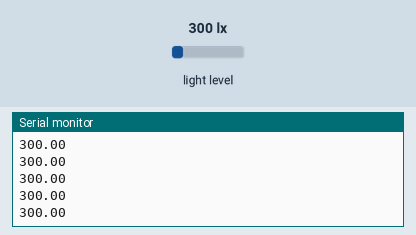
A sketch run on a simulated Arduino Uno, built with avr-gcc and run on an emulated ATmega328P. Shown: the last lines printed to the serial monitor. The test bench sets the inputs (shaded band); at power-on: light level 300 lx.

Above: at 1.2 s.
1.3 s: light level set to 40 lx
At 2.3 s:
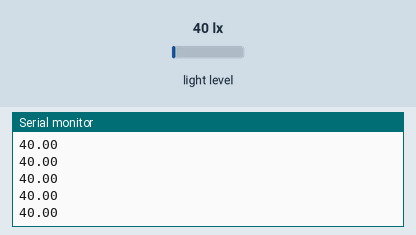
2.8 s: light level set to 500 lx
At 3.6 s:
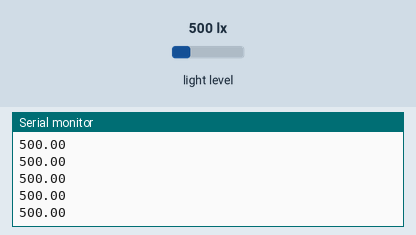
Timing chart, 0 to 5.8 s (numbered marks = the images above; inputs shaded):
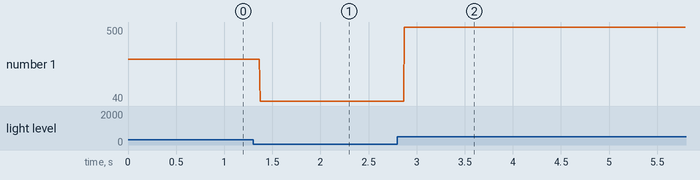

Measured:
- after the input at 1.3 s, the serial monitor: prints a new line after 0.07 s (image 1)
- after the input at 2.8 s, the serial monitor: prints a new line after 0.07 s (image 2)
- plotted number 1: 300 → 40 after the input at 1.3 s, 40 → 500 after the input at 2.8 s

The sketch:

light-intensity-sensor.ino
```cpp
#include <hp_BH1750.h>
hp_BH1750 sensor;

void setup() {
  Serial.begin(9600);
  bool avail = sensor.begin(BH1750_TO_GROUND); // initialize sensor with addr pin connected to ground

  if(!avail) {
    Serial.println("No BH1750 sensor found!");
    while (true);
  }
}

void loop() {
  sensor.start(); // start measurement
  float lux = sensor.getLux();
  Serial.println(lux);
}
```
